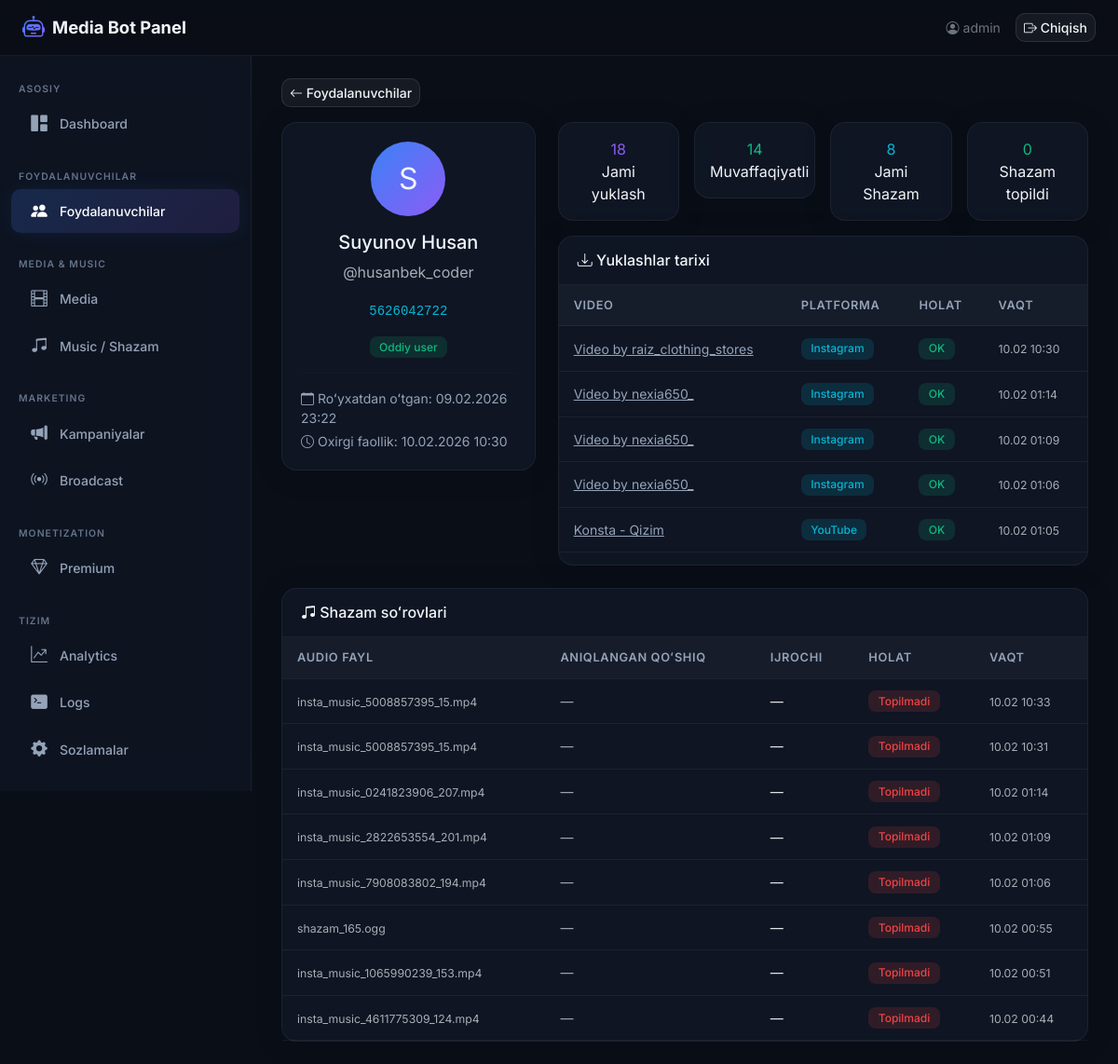
The page /boshqaruv/foydalanuvchilar/2/ (signed in) on the database as committed earlier.
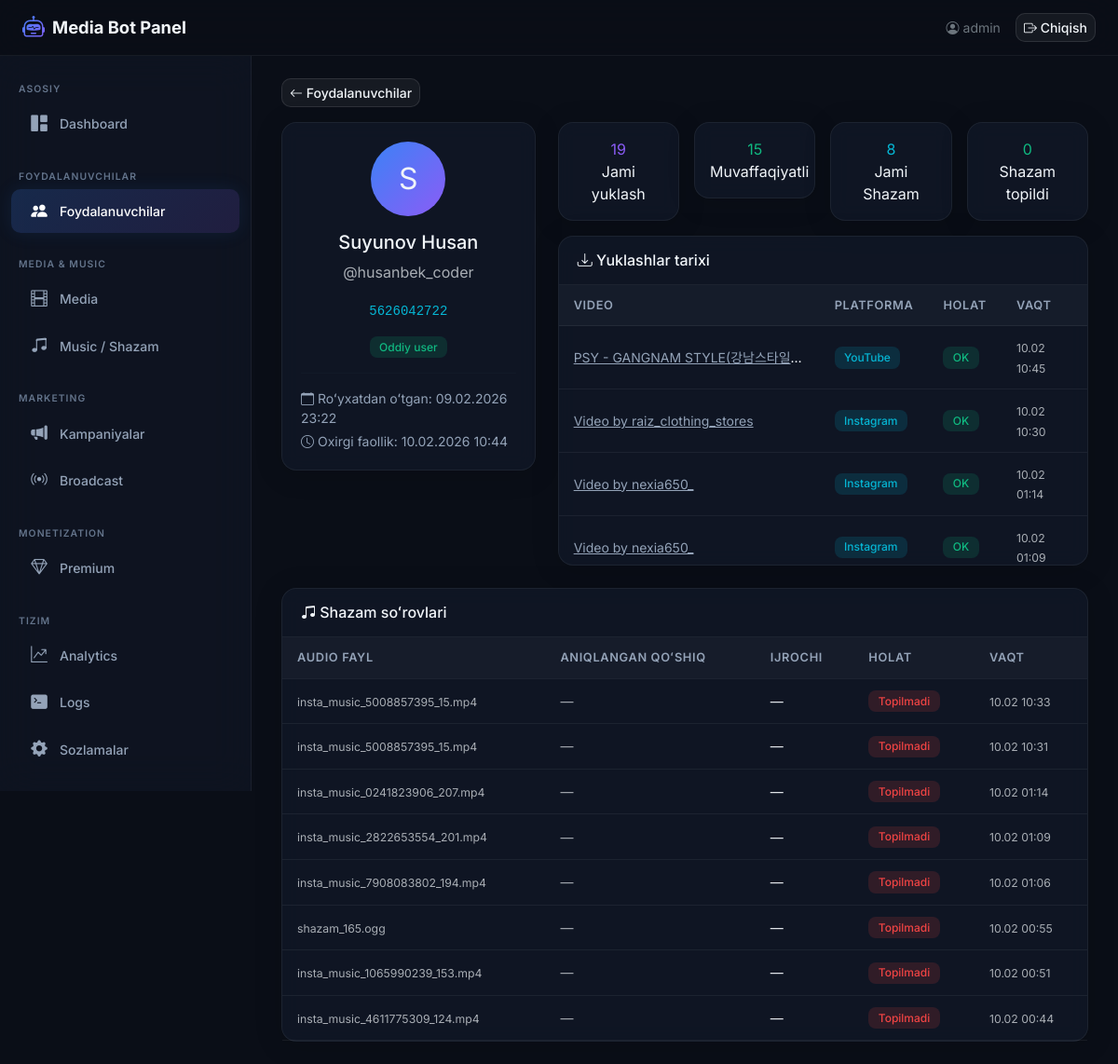
The same page on the database as committed later.
### core/models.py (models this page shows, shortened)
class TelegramUser(models.Model):
    telegram_id = models.BigIntegerField(unique=True, verbose_name='Telegram ID')
    username = models.CharField(max_length=255, blank=True, null=True, verbose_name='Username')
    first_name = models.CharField(max_length=255, verbose_name='Ism')
    last_name = models.CharField(max_length=255, blank=True, null=True, verbose_name='Familiya')
    created_at = models.DateTimeField(auto_now_add=True, verbose_name='Ro\'yxatdan o\'tgan vaqt')
    last_active = models.DateTimeField(auto_now=True, verbose_name='Oxirgi faollik')
    download_count = models.PositiveIntegerField(default=0, verbose_name='Yuklashlar soni')
    is_premium = models.BooleanField(default=False, verbose_name='Premium')
    is_banned = models.BooleanField(default=False, verbose_name='Bloklangan')
    class Meta:
        verbose_name = 'Foydalanuvchi'
        verbose_name_plural = 'Foydalanuvchilar'
        ordering = ['-last_active']
    def __str__(self):
        if self.username:
            return f'@{self.username}'
        return self.first_name

class DownloadHistory(models.Model):
    STATUS_CHOICES = [
        ('pending', 'Kutilmoqda'),
        ('processing', 'Ishlanmoqda'),
        ('completed', 'Yakunlandi'),
        ('failed', 'Xatolik'),
    ]
    PLATFORM_CHOICES = [
        ('youtube', 'YouTube'),
        ('instagram', 'Instagram'),
        ('tiktok', 'TikTok'),
        ('snapchat', 'Snapchat'),
        ('likee', 'Likee'),
        ('other', 'Boshqa'),
    ]
    user = models.ForeignKey(
        TelegramUser,
        on_delete=models.CASCADE,
        related_name='downloads',
        verbose_name='Foydalanuvchi',
    )
    video_url = models.URLField(max_length=500, verbose_name='Video havolasi')
    video_title = models.CharField(max_length=500, verbose_name='Video nomi')
    platform = models.CharField(max_length=20, choices=PLATFORM_CHOICES, default='other', verbose_name='Platforma')
    format_label = models.CharField(max_length=50, verbose_name='Format')
    status = models.CharField(max_length=20, choices=STATUS_CHOICES, default='pending', verbose_name='Holat')
    file_size = models.BigIntegerField(null=True, blank=True, verbose_name='Fayl hajmi (bayt)')
    error_message = models.TextField(blank=True, null=True, verbose_name='Xatolik xabari')
    downloaded_at = models.DateTimeField(auto_now_add=True, verbose_name='Yuklangan vaqt')
    completed_at = models.DateTimeField(null=True, blank=True, verbose_name='Yakunlangan vaqt')
    class Meta:
        verbose_name = 'Yuklash tarixi'
        verbose_name_plural = 'Yuklash tarixi'
        ordering = ['-downloaded_at']

class ShazamLog(models.Model):
    user = models.ForeignKey(
        TelegramUser,
        on_delete=models.CASCADE,
        related_name='shazam_logs',
        verbose_name='Foydalanuvchi',
    )
    audio_file_name = models.CharField(max_length=255, verbose_name='Audio fayl nomi')
    recognized_title = models.CharField(max_length=500, blank=True, null=True, verbose_name='Aniqlangan qo\'shiq')
    recognized_artist = models.CharField(max_length=500, blank=True, null=True, verbose_name='Aniqlangan ijrochi')
    is_successful = models.BooleanField(default=False, verbose_name='Muvaffaqiyatli')
    error_message = models.TextField(blank=True, null=True, verbose_name='Xatolik xabari')
    recognized_at = models.DateTimeField(auto_now_add=True, verbose_name='Aniqlangan vaqt')
    class Meta:
        verbose_name = 'Shazam log'
        verbose_name_plural = 'Shazam loglar'
        ordering = ['-recognized_at']

### dashboard/views.py (the view)
# urls.py: path('boshqaruv/foydalanuvchilar/<int:pk>/', views.user_detail_view, name='user_detail'),
@login_required(login_url=LOGIN_URL)
def user_detail_view(request, pk):
    user = get_object_or_404(TelegramUser, pk=pk)
    downloads = DownloadHistory.objects.filter(user=user).order_by('-downloaded_at')[:50]
    shazam_logs = ShazamLog.objects.filter(user=user).order_by('-recognized_at')[:50]
    total_downloads = DownloadHistory.objects.filter(user=user).count()
    successful_downloads = DownloadHistory.objects.filter(user=user, status='completed').count()
    total_shazam = ShazamLog.objects.filter(user=user).count()
    successful_shazam = ShazamLog.objects.filter(user=user, is_successful=True).count()
    context = {
        'profile': user,
        'downloads': downloads,
        'shazam_logs': shazam_logs,
        'total_downloads': total_downloads,
        'successful_downloads': successful_downloads,
        'total_shazam': total_shazam,
        'successful_shazam': successful_shazam,
    }
    return render(request, 'dashboard/user_detail.html', context)

### templates/dashboard/user_detail.html (shortened to what this page needs)
{% extends 'dashboard/base.html' %}
{% block content %}
<nav class="mb-3">
    <a href="{% url 'dashboard:users' %}" class="btn btn-glass btn-sm"><i class="bi bi-arrow-left"></i> Foydalanuvchilar</a>
</nav>
<div class="row g-4 mb-4">
    <div class="col-lg-4">
        <div class="glass-card">
            <div class="card-body text-center">
                <div class="rounded-circle d-inline-flex align-items-center justify-content-center mb-3" style="width:80px;height:80px;background:linear-gradient(135deg,var(--accent-blue),var(--accent-purple));font-size:2rem;">
                    {{ profile.first_name|first }}
                </div>
                <h5>{{ profile.first_name }} {{ profile.last_name|default:"" }}</h5>
                {% if profile.username %}<p class="text-muted">@{{ profile.username }}</p>{% endif %}
                <p class="mb-1"><code style="color:var(--accent-cyan);">{{ profile.telegram_id }}</code></p>
                <div class="d-flex justify-content-center gap-2 mt-3">
                    {% if not profile.is_premium and not profile.is_banned %}<span class="badge badge-glow badge-success">Oddiy user</span>{% endif %}
                </div>
                <hr style="border-color:var(--border-glass);">
                <div class="text-start small" style="color:var(--text-secondary);">
                    <p class="mb-1"><i class="bi bi-calendar"></i> Roʻyxatdan oʻtgan: {{ profile.created_at|date:"d.m.Y H:i" }}</p>
                    <p class="mb-0"><i class="bi bi-clock"></i> Oxirgi faollik: {{ profile.last_active|date:"d.m.Y H:i" }}</p>
                </div>
            </div>
        </div>
    </div>
    <div class="col-lg-8">
        <div class="row g-3">
            <div class="col-md-3 col-6">
                <div class="glass-card p-3 text-center">
                    <div class="stat-value counter-animate" style="color:var(--accent-purple);">{{ total_downloads }}</div>
                    <div class="stat-label">Jami yuklash</div>
                </div>
            </div>
            <div class="col-md-3 col-6">
                <div class="glass-card p-3 text-center">
                    <div class="stat-value counter-animate" style="color:var(--accent-green);">{{ successful_downloads }}</div>
                    <div class="stat-label">Muvaffaqiyatli</div>
                </div>
            </div>
            <div class="col-md-3 col-6">
                <div class="glass-card p-3 text-center">
                    <div class="stat-value counter-animate" style="color:var(--accent-cyan);">{{ total_shazam }}</div>
                    <div class="stat-label">Jami Shazam</div>
                </div>
            </div>
            <div class="col-md-3 col-6">
                <div class="glass-card p-3 text-center">
                    <div class="stat-value counter-animate" style="color:var(--accent-green);">{{ successful_shazam }}</div>
                    <div class="stat-label">Shazam topildi</div>
                </div>
            </div>
        </div>
        <div class="glass-card mt-3">
            <div class="card-header">
                <h6 class="mb-0"><i class="bi bi-download"></i> Yuklashlar tarixi</h6>
            </div>
            <div class="card-body p-0">
                <div class="table-responsive" style="max-height:300px;overflow-y:auto;">
                    <table class="table table-dark-custom mb-0">
                        <thead>
                            <tr>
                                <th>Video</th>
                                <th>Platforma</th>
                                <th>Holat</th>
                                <th>Vaqt</th>
                            </tr>
                        </thead>
                        <tbody>
                            {% for d in downloads %}
                            <tr>
                                <td class="link-cell"><a href="{{ d.video_url }}" target="_blank" style="color:var(--text-secondary);">{{ d.video_title|truncatewords:5 }}</a></td>
                                <td><span class="badge badge-glow badge-info">{{ d.get_platform_display }}</span></td>
                                <td>
                                    {% if d.status == 'completed' %}<span class="badge badge-glow badge-success">OK</span>
                                    {% elif d.status == 'failed' %}<span class="badge badge-glow badge-danger">Xato</span>
                                    {% else %}<span class="badge badge-glow badge-warning">{{ d.get_status_display }}</span>{% endif %}
                                </td>
                                <td><small class="text-muted">{{ d.downloaded_at|date:"d.m H:i" }}</small></td>
                            </tr>
                            {% empty %}
                            <tr><td colspan="4" class="text-center text-muted py-3">Yuklashlar yoʻq</td></tr>
                            {% endfor %}
                        </tbody>
                    </table>
                </div>
            </div>
        </div>
    </div>
</div>
<div class="glass-card">
    <div class="card-header">
        <h6 class="mb-0"><i class="bi bi-music-note-beamed"></i> Shazam soʻrovlari</h6>
    </div>
    <div class="card-body p-0">
        <div class="table-responsive">
            <table class="table table-dark-custom mb-0">
                <thead>
                    <tr>
                        <th>Audio fayl</th>
                        <th>Aniqlangan qoʻshiq</th>
                        <th>Ijrochi</th>
                        <th>Holat</th>
                        <th>Vaqt</th>
                    </tr>
                </thead>
                <tbody>
                    {% for s in shazam_logs %}
                    <tr>
                        <td><small class="text-muted">{{ s.audio_file_name|truncatewords:3 }}</small></td>
                        <td>{% if s.recognized_title %}<strong>{{ s.recognized_title }}</strong>{% else %}<span class="text-muted">—</span>{% endif %}</td>
                        <td>{{ s.recognized_artist|default:"—" }}</td>
                        <td>
                            {% if s.is_successful %}<span class="badge badge-glow badge-success">Topildi</span>
                            {% else %}<span class="badge badge-glow badge-danger">Topilmadi</span>{% endif %}
                        </td>
                        <td><small class="text-muted">{{ s.recognized_at|date:"d.m H:i" }}</small></td>
                    </tr>
                    {% empty %}
                    <tr><td colspan="5" class="text-center text-muted py-3">Shazam soʻrovlari yoʻq</td></tr>
                    {% endfor %}
                </tbody>
            </table>
        </div>
    </div>
</div>
{% endblock %}

### templates/dashboard/base.html (shortened to what this page needs)
{% load static %}
<!DOCTYPE html>
<html lang="uz" data-bs-theme="dark">
<head>
    <link href="https://cdn.jsdelivr.net/npm/bootstrap@5.3.2/dist/css/bootstrap.min.css" rel="stylesheet">
    <link href="https://cdn.jsdelivr.net/npm/bootstrap-icons@1.11.1/font/bootstrap-icons.css" rel="stylesheet">
</head>
<body>
    <div class="top-navbar">
        <a class="brand" href="{% url 'dashboard:home' %}">
            <i class="bi bi-robot"></i> Media Bot Panel
        </a>
        <div class="ms-auto d-flex align-items-center gap-3">
            <span class="text-secondary small">
                <i class="bi bi-person-circle"></i> {{ request.user.username }}
            </span>
            <a href="{% url 'dashboard:logout' %}" class="btn btn-glass btn-sm">
                <i class="bi bi-box-arrow-right"></i> Chiqish
            </a>
        </div>
    </div>
    <aside class="sidebar">
        <nav class="nav flex-column">
            <div class="nav-section">Asosiy</div>
            <a class="nav-link {% if request.resolver_match.url_name == 'home' %}active{% endif %}" href="{% url 'dashboard:home' %}">
                <i class="bi bi-grid-1x2-fill"></i> Dashboard
            </a>
            <div class="nav-section mt-3">Foydalanuvchilar</div>
            <a class="nav-link {% if request.resolver_match.url_name == 'users' or request.resolver_match.url_name == 'user_detail' %}active{% endif %}" href="{% url 'dashboard:users' %}">
                <i class="bi bi-people-fill"></i> Foydalanuvchilar
            </a>
            <div class="nav-section mt-3">Media & Music</div>
            <a class="nav-link {% if request.resolver_match.url_name == 'media' %}active{% endif %}" href="{% url 'dashboard:media' %}">
                <i class="bi bi-film"></i> Media
            </a>
            <a class="nav-link {% if request.resolver_match.url_name == 'music' %}active{% endif %}" href="{% url 'dashboard:music' %}">
                <i class="bi bi-music-note-beamed"></i> Music / Shazam
            </a>
            <div class="nav-section mt-3">Marketing</div>
            <a class="nav-link {% if request.resolver_match.url_name == 'ads' %}active{% endif %}" href="{% url 'dashboard:ads' %}">
                <i class="bi bi-megaphone-fill"></i> Kampaniyalar
            </a>
            <a class="nav-link {% if request.resolver_match.url_name == 'broadcast' %}active{% endif %}" href="{% url 'dashboard:broadcast' %}">
                <i class="bi bi-broadcast"></i> Broadcast
            </a>
            <div class="nav-section mt-3">Monetization</div>
            <a class="nav-link {% if request.resolver_match.url_name == 'premium' %}active{% endif %}" href="{% url 'dashboard:premium' %}">
                <i class="bi bi-gem"></i> Premium
            </a>
            <div class="nav-section mt-3">Tizim</div>
            <a class="nav-link {% if request.resolver_match.url_name == 'analytics' %}active{% endif %}" href="{% url 'dashboard:analytics' %}">
                <i class="bi bi-graph-up-arrow"></i> Analytics
            </a>
            <a class="nav-link {% if request.resolver_match.url_name == 'logs' %}active{% endif %}" href="{% url 'dashboard:logs' %}">
                <i class="bi bi-terminal-fill"></i> Logs
            </a>
            <a class="nav-link {% if request.resolver_match.url_name == 'settings' %}active{% endif %}" href="{% url 'dashboard:settings' %}">
                <i class="bi bi-gear-fill"></i> Sozlamalar
            </a>
        </nav>
    </aside>
    <main class="main-content">
        {% block content %}{% endblock %}
    </main>
</body>
</html>

Rows that differ between the two databases and show on the page:
no longer on this page (row unchanged): DownloadHistory: video_title "Video by nexia650_", platform "Instagram", status "OK", downloaded_at "10.02 01:06"
no longer on this page (row unchanged): DownloadHistory: video_title "Konsta - Qizim", platform "YouTube", status "OK", downloaded_at "10.02 01:05"
changed TelegramUser "Suyunov Husan": last_active "10.02.2026 10:30" → "10.02.2026 10:44"
added DownloadHistory: video_title "PSY - GANGNAM STYLE(강남스타일…", platform "YouTube", status "OK", downloaded_at "10.02 10:45"
Other text that changed with them:
{{ total_downloads }}: "18" → "19"
{{ successful_downloads }}: "14" → "15"
